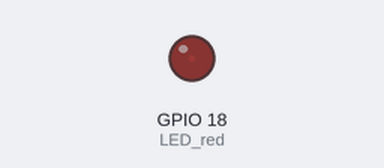
The program below on a simulated Raspberry Pi (BCM pin numbers). On the bench: output pins drawn as LEDs (lit = HIGH).

Above: at 0.05 s.
At 0.9 s:
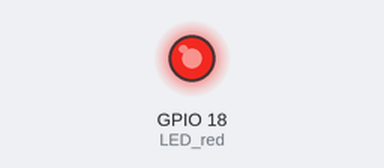
At 1.35 s:
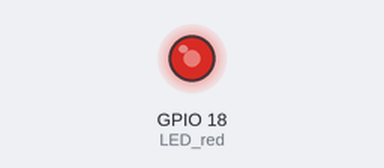
At 1.75 s:
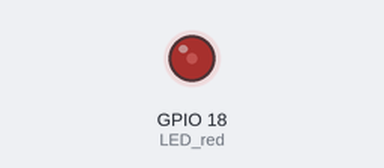
Timing chart, 0 to 4.6 s (numbered marks = the images above):
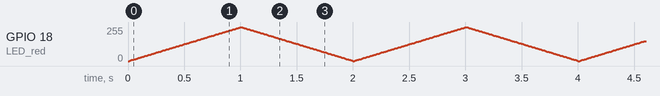

The program:

LED_breathing.py
```python
import RPi.GPIO as GPIO
import time

LED_red = 18

GPIO.setmode(GPIO.BCM)  #use BCM numbers
GPIO.setup(LED_red,GPIO.OUT)    #set  the LED_red OUTPUT MODE
GPIO.output(LED_red,GPIO.LOW)   #make LED_red output LOW level
pwm = GPIO.PWM(18,100) #create PWM instance
pwm.start(0) #start PWM

def brighten(): #define function
    for i in range(0,100,+1):
        pwm.ChangeDutyCycle(i)  #change the frequency, To lighten gradually
        time.sleep(0.01)

def darken():
    for i in range(100,0,-1):
        pwm.ChangeDutyCycle(i)  #To darken gradually
        time.sleep(0.01)

while True: #loop
    brighten()  #call function
    darken()

pwm.stop()  #stop PWM

GPIO.cleanup()  #release all GPIO
```
